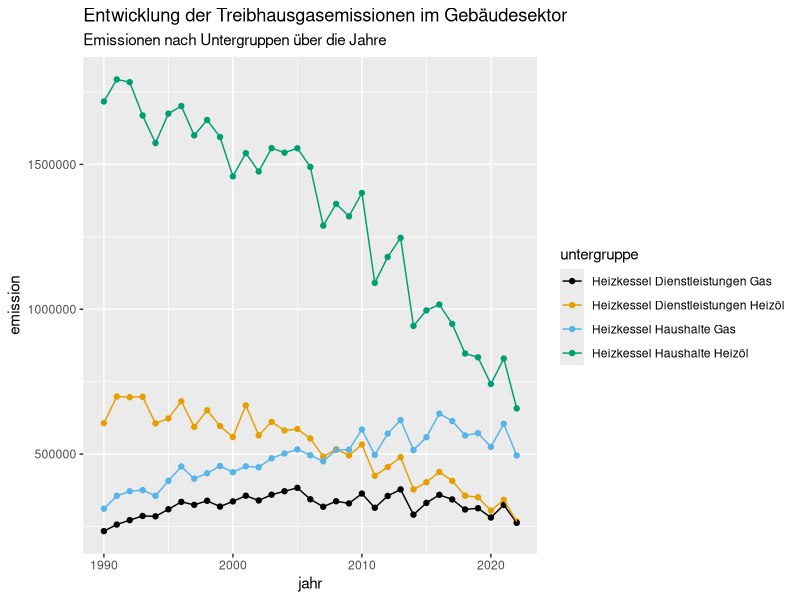
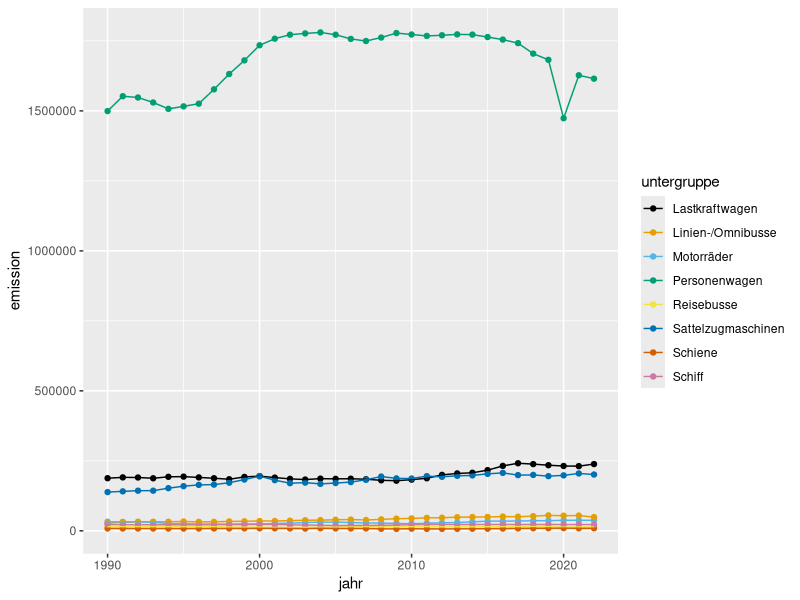

Recreate these plots in R, in order.
## ---- chunk 1
library(readr)
library(dplyr)
library(ggplot2)
library(ggthemes)
## ---- chunk 2
treibhausgase <- read_csv("daten/ktzh-treibhausgase.csv")
## ---- chunk 3
head(treibhausgase)
glimpse(treibhausgase)
## ---- chunk 4
treibhausgase_gebaeude <- treibhausgase |> 
    filter(hauptgruppe == "Gebäude")
## ---- chunk 5
treibhausgase_verkehr <- treibhausgase |> 
    filter(hauptgruppe == "Verkehr")
## ---- chunk 6

ggplot(data = treibhausgase_gebaeude,
       mapping = aes(x = jahr, 
                     y = emission, 
                     color = untergruppe)) +
    geom_point() +
    geom_path() +
    scale_color_colorblind() +
    labs(title = "Entwicklung der Treibhausgasemissionen im Gebäudesektor",
         subtitle = "Emissionen nach Untergruppen über die Jahre")
## ---- chunk 7

ggplot(data = treibhausgase_verkehr,
       mapping = aes(x = jahr, 
                     y = emission, 
                     color = untergruppe)) +
    geom_point() +
    geom_path() +
    scale_color_colorblind()
